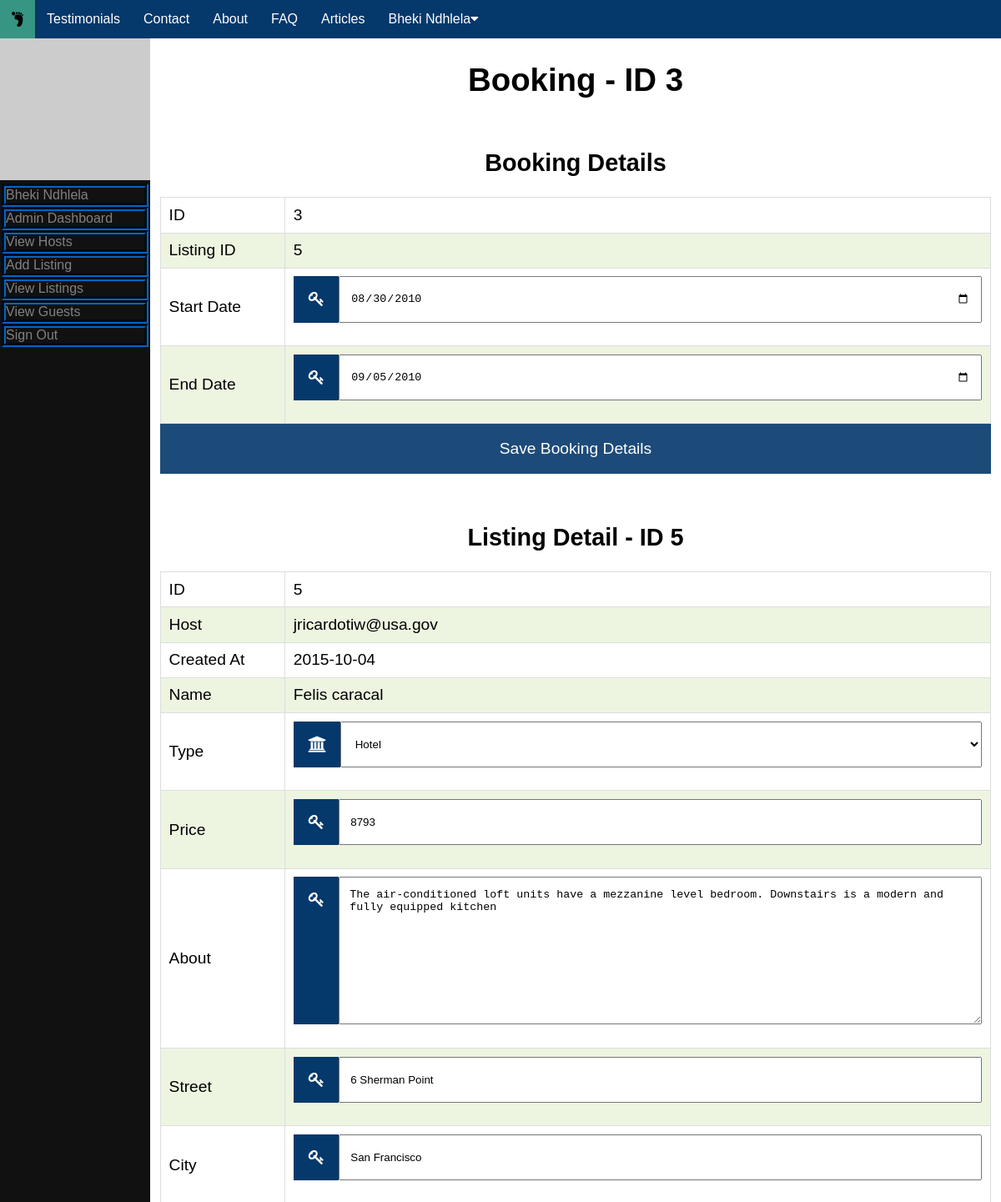
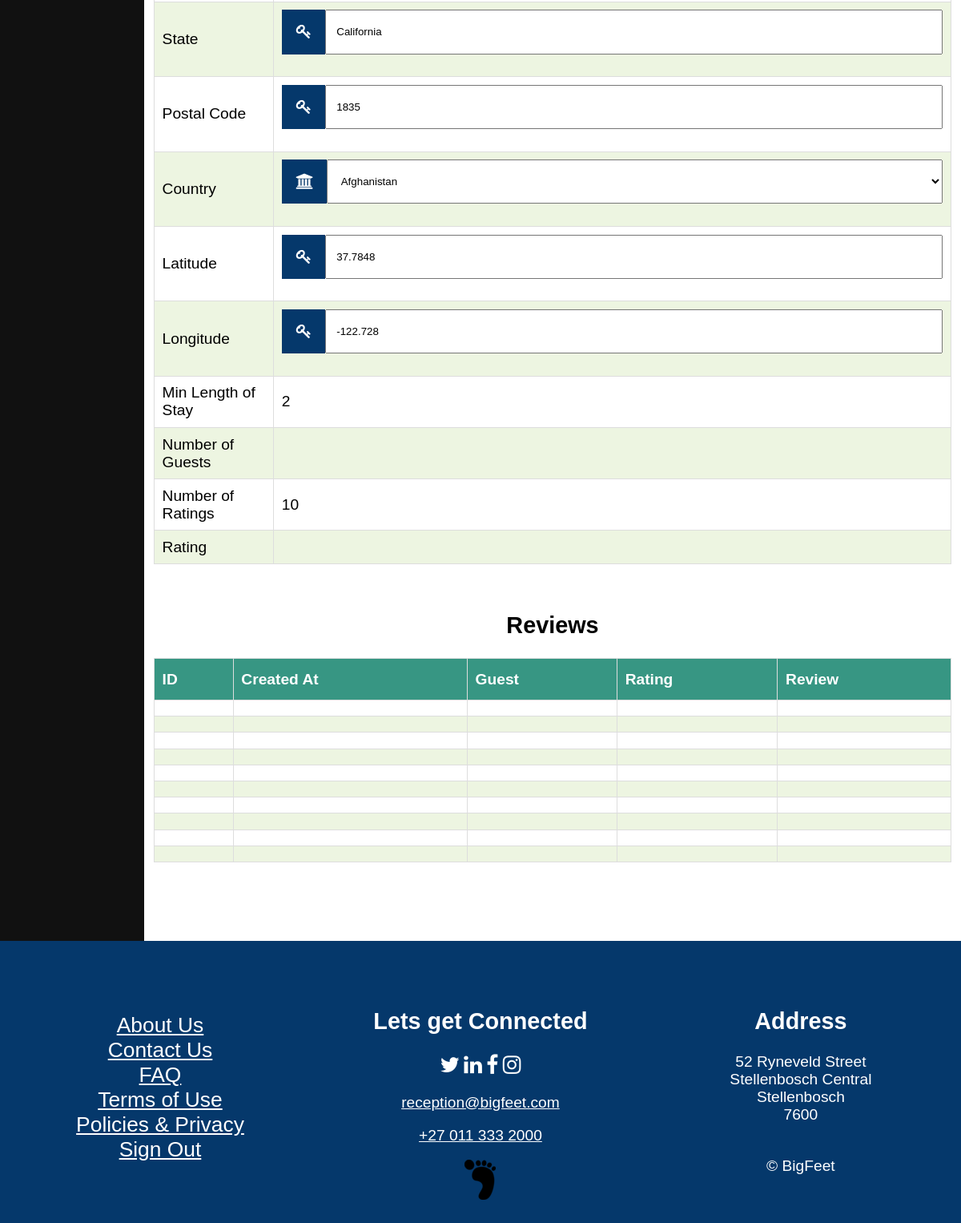
Page /admin/booking.php?id=3 (signed in) on the committed database (2 pictures, top to bottom).
### tables this page shows
CREATE TABLE `Bookings` (
  `ID` int(11) NOT NULL,
  `User` varchar(40) DEFAULT NULL,
  `Listing` int(11) DEFAULT NULL,
  `Start_Date` date NOT NULL,
  `End_Date` date NOT NULL
);

CREATE TABLE `Listings` (
  `ID` int(11) NOT NULL,
  `Created_At` date NOT NULL,
  `Host` varchar(100) NOT NULL,
  `Name` varchar(100) NOT NULL,
  `Type` varchar(20) NOT NULL,
  `Pictures` varchar(400) DEFAULT NULL,
  `Price` int(11) NOT NULL,
  `Amenities` int(15) DEFAULT NULL,
  `About` varchar(255) DEFAULT NULL,
  `Street` varchar(100) NOT NULL,
  `State` varchar(100) NOT NULL,
  `City` varchar(100) NOT NULL,
  `Postal` varchar(50) NOT NULL,
  `Nationality` varchar(65) NOT NULL,
  `Latitude` float NOT NULL,
  `Longitude` float NOT NULL,
  `Available` tinyint(1) NOT NULL,
  `MinLength` int(11) DEFAULT NULL,
  `NumOfGuests` varchar(10) NOT NULL,
  `NumOfRatings` int(6) NOT NULL DEFAULT '0',
  `Rating` int(10) NOT NULL
);

### database/db.php (called while the page is built, shortened)
<?php
include __ROOT__ . '/database/classes/Booking.php';
class db
{
    public $dbh;
    public function __construct() {
        try {
            $this->dbh = new PDO('mysql:host=localhost;dbname=BigfeetDB', 'admin', 'GdIqnPv6j7wZ');
            $this->dbh->setAttribute(PDO::ATTR_ERRMODE, PDO::ERRMODE_EXCEPTION);
        } catch (PDOException $x) {
            $this->dbh = null;
            $this->message = $x->getMessage();
        }
    }
    public function getBooking($id)
    {
        try {
            $sth = $this->dbh->prepare('SELECT * FROM Bookings WHERE ID = :id');
            $sth->execute(array(':id' => $id));
            $sth->setFetchMode(PDO::FETCH_CLASS, 'Booking');
            $row = $sth->fetch();
        } catch (PDOException $x) {
            $this->message = $x->getMessage();
            return null;
        }
        return $row;
    }
    public function getListing($id)
    {
        try {
            $sth = $this->dbh->prepare('SELECT * FROM Listings WHERE ID = :id');
            $sth->execute(array(':id' => $id));
            $sth->setFetchMode(PDO::FETCH_CLASS, 'Listing');
            $row = $sth->fetch();
        } catch (PDOException $x) {
            $this->message = $x->getMessage();
            return null;
        }
        return $row;
    }
}

### admin/booking.php (the view, shortened to what this page needs)
<?php
include '../partials/sidebar.php';
$db = new db();
$booking = $db->getBooking($_GET['id']);
$listing = $db->getListing($booking->Listing);
?>
<div class="main" style="padding-bottom: 450px;">
    <h1 class="header-text">Booking - ID <?php echo $_GET['id']; ?></h1>
    <h2>Booking Details</h2>
    <form method="post" action="/database/DBClient.php">
        <table>
            <tbody>
            <tr>
                <td class="head">ID</td>
                <td><?php echo $booking->ID; ?></td>
            </tr>
            <tr>
                <td class="head">Listing ID</td>
                <td><?php echo $booking->Listing; ?></td>
            </tr>
            <tr>
                <td class="head">Start Date</td>
                <td>
                    <div class="input-container" style="max-width: 100%;">
                        <i class="fa fa-key icon"></i>
                        <input class="input-field" type="date" value="<?php echo $booking->Start_Date; ?>">
                    </div>
                </td>
            </tr>
            <tr>
                <td class="head">End Date</td>
                <td>
                    <div class="input-container" style="max-width: 100%;">
                        <i class="fa fa-key icon"></i>
                        <input class="input-field" type="date" value="<?php echo $booking->End_Date; ?>">
                    </div>
                </td>
            </tr>
            </tbody>
        </table>
        <button class="btn index-container" value="Save Booking Details" type="submit">Save Booking Details</button>
    </form>
    <form action="/database/DBClient.php" method="post">
    <h2>Listing Detail - ID <?php echo $booking->Listing; ?></h2>
    <table>
        <tbody>
        <tr>
            <td class="head">ID</td>
            <td><?php echo $listing->ID; ?></td>
        </tr>
        <tr>
            <td class="head">Host</td>
            <td><?php echo $listing->Host; ?></td>
        </tr>
        <tr>
            <td class="head">Created At</td>
            <td><?php echo $listing->Created_At; ?></td>
        </tr>
        <tr>
            <td class="head">Name</td>
            <td><?php echo $listing->Name; ?></td>
        </tr>
        <tr>
            <td class="head">Type</td>
            <td><?php include __ROOT__. '/partials/property-type.php' ?></td>
        </tr>
        <tr>
            <td class="head">Price</td>
            <td>
                <div class="input-container" style="max-width: 100%;">
                    <i class="fa fa-key icon"></i>
                    <input class="input-field" type="number" min="1" step="1" name="guests" value="<?php echo $listing->Price; ?>">
                </div>
            </td>
        </tr>
        <tr>
            <td class="head">About</td>
            <td>
                <div class="input-container" style="max-width: 100%;">
                    <i class="fa fa-key icon"></i>
                    <textarea name="about" id="" cols="30" class="input-field" rows="10"><?php echo $listing->About; ?></textarea>
                </div>
            </td>
        </tr>
        <tr>
            <td class="head">Street</td>
            <td>
                <div class="input-container" style="max-width: 100%;">
                    <i class="fa fa-key icon"></i>
                    <input class="input-field" type="text" name="street" value="<?php echo $listing->Street; ?>">
                </div>
            </td>
        </tr>
        <tr>
            <td class="head">City</td>
            <td>
                <div class="input-container" style="max-width: 100%;">
                    <i class="fa fa-key icon"></i>
                    <input class="input-field" type="text" name="city" value="<?php echo $listing->City; ?>">
                </div>
            </td>
        </tr>
        <tr>
            <td class="head">State</td>
            <td>
                <div class="input-container" style="max-width: 100%;">
                    <i class="fa fa-key icon"></i>
                    <input class="input-field" type="text" name="state" value="<?php echo $listing->State; ?>">
                </div>
            </td>
        </tr>
        <tr>
            <td class="head">Postal Code</td>
            <td>
                <div class="input-container" style="max-width: 100%;">
                    <i class="fa fa-key icon"></i>
                    <input class="input-field" type="text" name="postal" value="<?php echo $listing->Postal; ?>">
                </div>
            </td>
        </tr>
        <tr>
            <td class="head">Country</td>
            <td><?php include __ROOT__. '/partials/property-nationality.php' ?></td>
        </tr>
        <tr>
            <td class="head">Latitude</td>
            <td>
                <div class="input-container" style="max-width: 100%;">
                    <i class="fa fa-key icon"></i>
                    <input class="input-field" type="text" name="latitude" value="<?php echo $listing->Latitude; ?>">
                </div>
            </td>
        </tr>
        <tr>
            <td class="head">Longitude</td>
            <td>
                <div class="input-container" style="max-width: 100%;">
                    <i class="fa fa-key icon"></i>
                    <input class="input-field" type="text" name="longtitude" value="<?php echo $listing->Longitude; ?>">
                </div>
            </td>
        </tr>
        <tr>
            <td class="head">Min Length of Stay</td>
            <td><?php echo $listing->MinLength; ?></td>
        </tr>
        <tr>
            <td class="head">Number of Guests</td>
            <td><?php echo $listing->NumOfGuest; ?></td>
        </tr>
        <tr>
            <td class="head">Number of Ratings</td>
            <td><?php echo $listing->NumOfRatings; ?></td>
        </tr>
        <tr>
            <td class="head">Rating</td>
            <td><?php echo $listing->Ratings; ?></td>
        </tr>
        </tbody>
    </table>
    </form>
    <?php
    include '../partials/footer.php';
?>

### rows in the picture
bookings: ID "3", Listing "5", Start_Date "08/30/2010", End_Date "09/05/2010"
listings: ID "5", Host "jricardotiw@usa.gov", Created_At "2015-10-04", Name "Felis caracal", guests "8793", about "The air-conditioned loft units have a mezzanine level bedroom. Downstairs is a modern and fully equipped kitchen", street "6 Sherman Point", city "San Francisco", state "California", postal "1835", latitude "37.7848", longtitude "-122.728", MinLength "2", NumOfRatings "10"

### other values in the picture
$_SESSION['user']->Name "Bheki"
$_SESSION['user']->Surname "Ndhlela"
$_GET['id'] "3"
